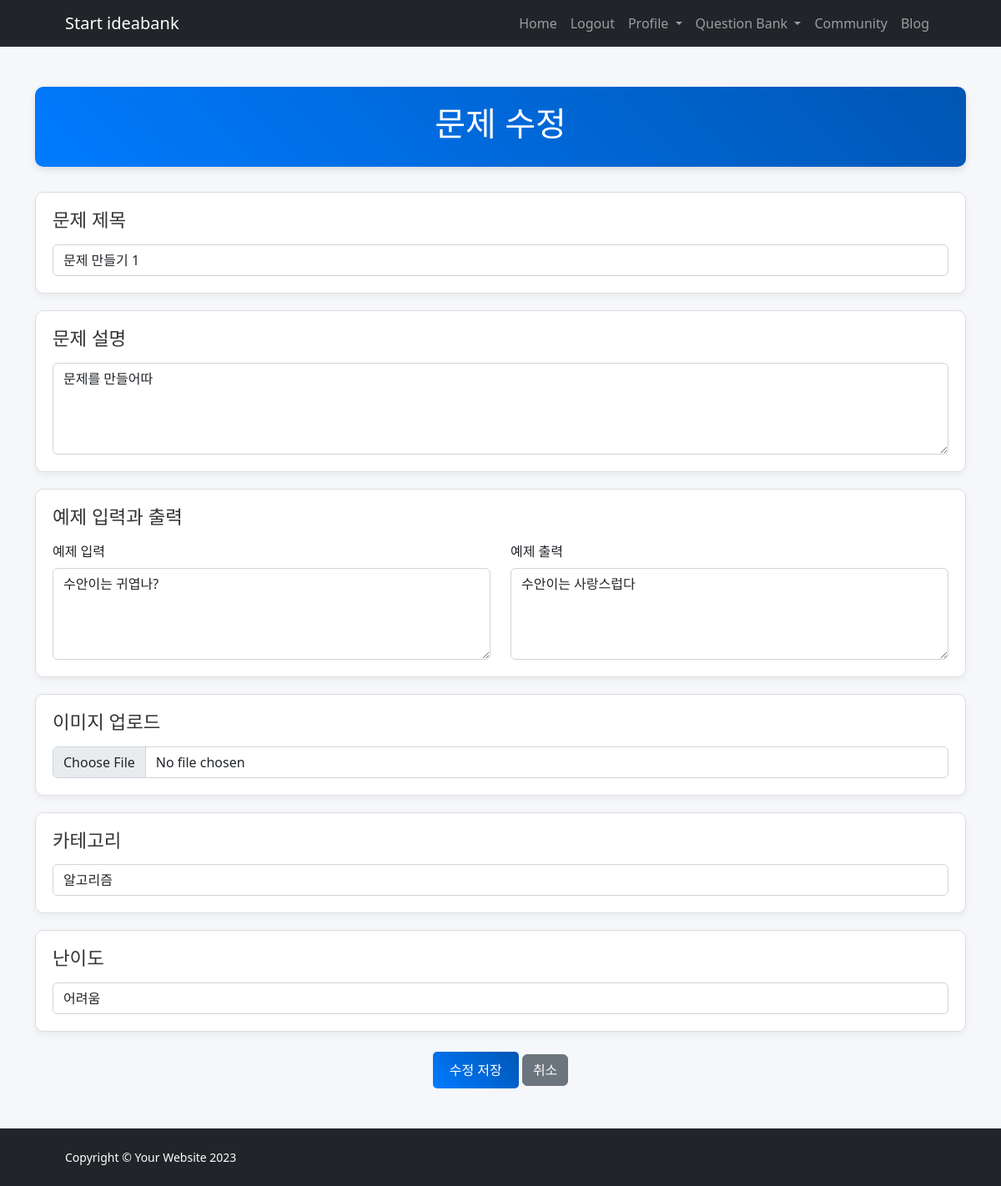
Screenshot of /problem/16/edit/ (signed in) with the database file from the repository.
### IBK_ossproject/models.py (models this page shows, shortened)
class Problem(models.Model):
    DIFFICULTY_CHOICES = [
        ('Easy', '쉬움'),
        ('Medium', '중간'),
        ('Hard', '어려움'),
    ]
    title = models.CharField(max_length=255)
    description = models.TextField()
    example_input = models.TextField(blank=True, null=True)
    example_output = models.TextField(blank=True, null=True)
    image = models.ImageField(upload_to='problems/', blank=True, null=True)
    category = models.CharField(max_length=100, blank=True, null=True)
    difficulty = models.CharField(max_length=10, choices=DIFFICULTY_CHOICES, blank=True, null=True)
    created_at = models.DateTimeField(auto_now_add=True)
    author = models.ForeignKey(User, on_delete=models.CASCADE, related_name='problems')

### IBK_ossproject/views.py (the view)
# urls.py: path('problem/<int:pk>/edit/', views.edit_problem, name='edit_problem'),
@login_required
def edit_problem(request, pk):
    problem = get_object_or_404(Problem, pk=pk, author=request.user)  # 작성자만 수정 가능
    if request.method == 'POST':
        form = ProblemForm(request.POST, request.FILES, instance=problem)
        if form.is_valid():
            form.save()
            messages.success(request, "문제가 성공적으로 수정되었습니다.")
            return redirect('problem_detail', pk=problem.pk)
        else:
            messages.error(request, "문제를 수정하는 데 오류가 발생했습니다.")
    else:
        form = ProblemForm(instance=problem)
    return render(request, 'problem_edit.html', {'form': form, 'problem': problem})

### IBK_ossproject/forms.py
class ProblemForm(forms.ModelForm):
    class Meta:
        model = Problem
        fields = ['title', 'description', 'image', 'category', 'difficulty', 'example_input', 'example_output']

### templates/problem_edit.html (shortened to what this page needs)
{% extends 'base.html' %}
{% block content %}
<div class="container py-5">
    <div class="title-box">
        <h1>문제 수정</h1>
    </div>
    <form method="POST" action="{% url 'edit_problem' problem.pk %}" enctype="multipart/form-data">
        <div class="form-section">
            <h2>문제 제목</h2>
            <input type="text" class="form-control" name="title" value="{{ form.title.value }}" placeholder="문제 제목을 입력하세요" required>
        </div>
        <div class="form-section">
            <h2>문제 설명</h2>
            <textarea class="form-control" name="description" rows="4" placeholder="문제 설명을 입력하세요">{{ form.description.value }}</textarea>
        </div>
         <div class="form-section">
            <h2>예제 입력과 출력</h2>
            <div class="row">
                <div class="col-md-6">
                    <label for="example_input" class="form-label">예제 입력</label>
                    <textarea class="form-control" id="example_input" name="example_input" rows="4" placeholder="예제 입력을 입력하세요">{{ form.example_input.value }}</textarea>
                </div>
                <div class="col-md-6">
                    <label for="example_output" class="form-label">예제 출력</label>
                    <textarea class="form-control" id="example_output" name="example_output" rows="4" placeholder="예제 출력을 입력하세요">{{ form.example_output.value }}</textarea>
                </div>
            </div>
        </div>
        <div class="form-section">
            <h2>이미지 업로드</h2>
            <input type="file" class="form-control" name="image" accept="image/*">
        </div>
        <div class="form-section">
            <h2>카테고리</h2>
            <select class="form-control" name="category">
                <option value="Algorithm" {% if form.category.value == "Algorithm" %}selected{% endif %}>알고리즘</option>
            </select>
        </div>
        <div class="form-section">
            <h2>난이도</h2>
            <select class="form-control" name="difficulty">
                <option value="Hard" {% if form.difficulty.value == "Hard" %}selected{% endif %}>어려움</option>
            </select>
        </div>
        <div class="text-center mt-4">
            <button type="submit" class="btn btn-success">수정 저장</button>
            <a href="{% url 'problem_detail' problem.pk %}" class="btn btn-secondary">취소</a>
        </div>
    </form>
</div>
{% endblock %}

### templates/problem_edit.html (style rules this page uses)
body { background-color: #f5f7fa; }
.title-box { background: linear-gradient(45deg, #007bff, #0056b3); color: white; padding: 20px; border-radius: 10px; text-align: center; margin-bottom: 30px; box-shadow: 0 4px 8px rgba(0, 0, 0, 0.1); }
.form-section { background: white; border: 1px solid #ddd; padding: 20px; border-radius: 10px; margin-bottom: 20px; box-shadow: 0 4px 8px rgba(0, 0, 0, 0.05); transition: transform 0.2s; }
.form-section h2 { font-size: 1.4rem; margin-bottom: 15px; color: #333; }
.btn-primary, .btn-success { background: linear-gradient(45deg, #007bff, #0056b3); border: none; color: white; padding: 10px 20px; border-radius: 5px; font-size: 1rem; transition: background 0.3s ease; }
input, textarea, select { border-radius: 5px; }

### rows the page displays
Problem: title "문제 만들기 1", description "문제를 만들어따", example_input "수안이는 귀엽나?", example_output "수안이는 사랑스럽다", category "알고리즘", difficulty "어려움"
